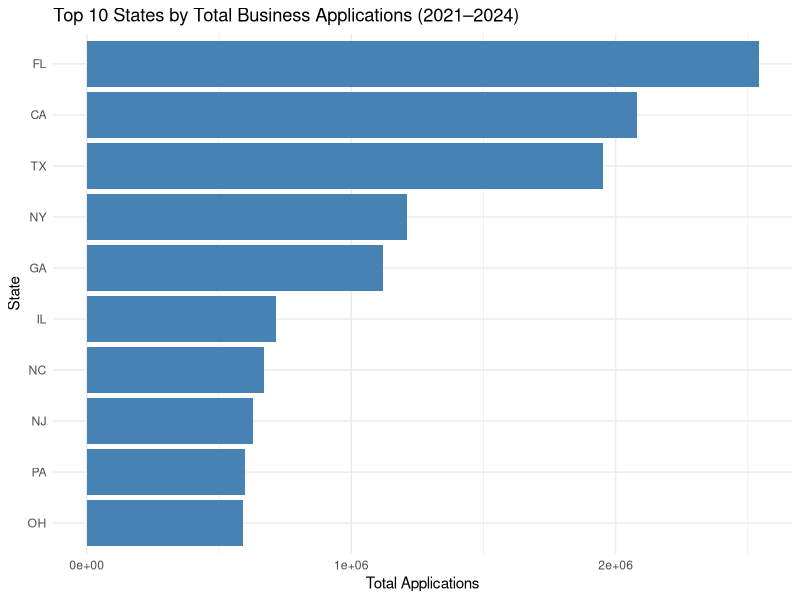
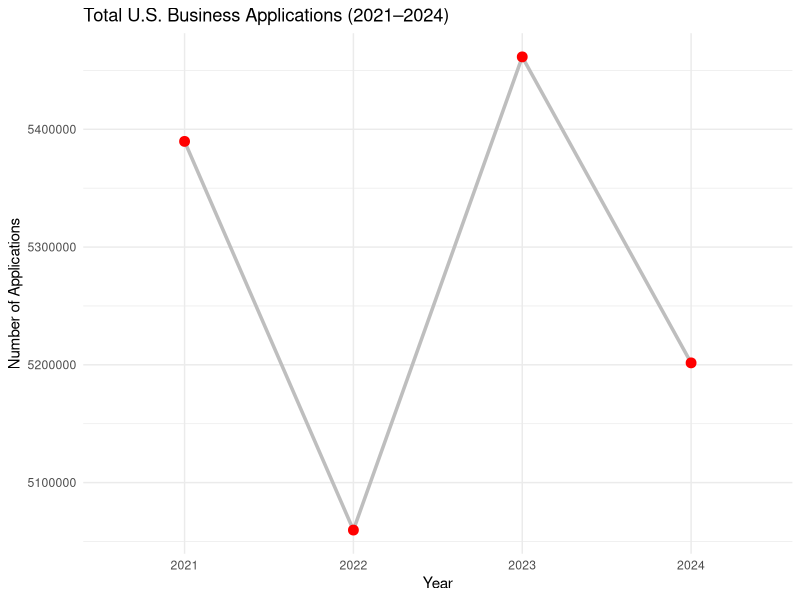
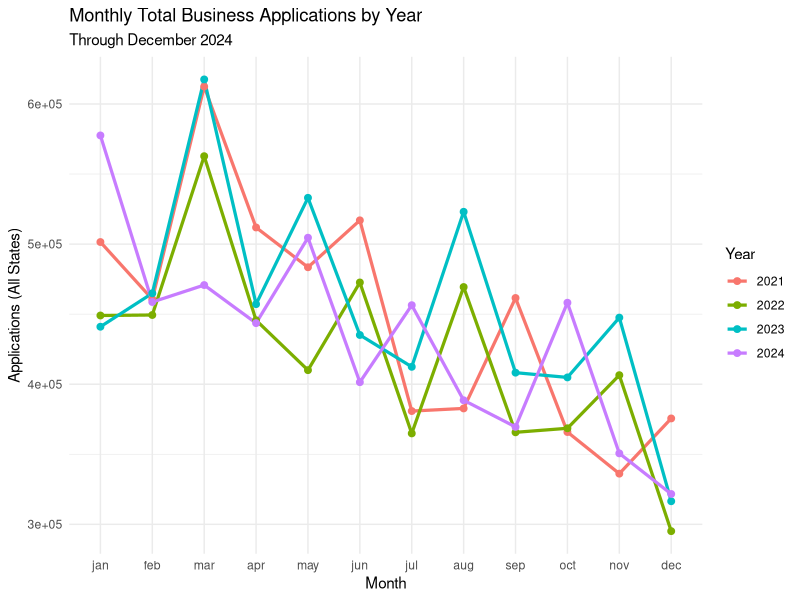
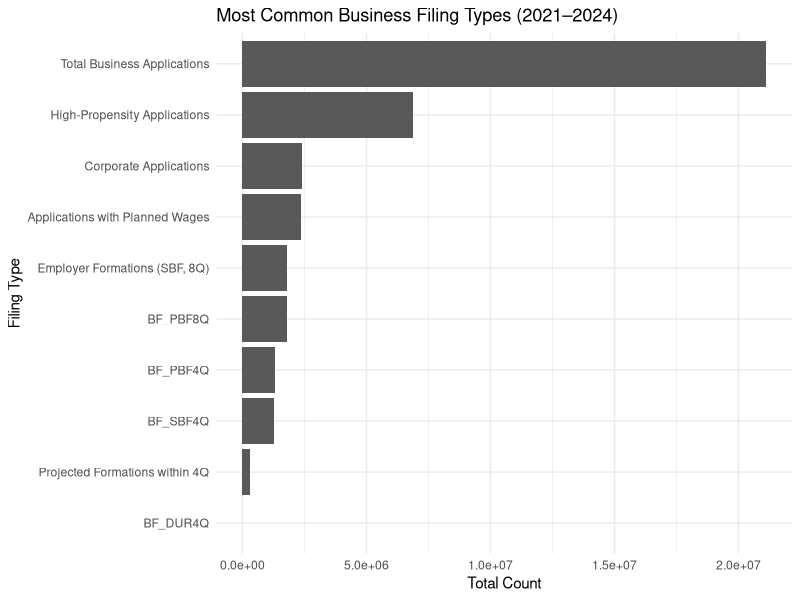
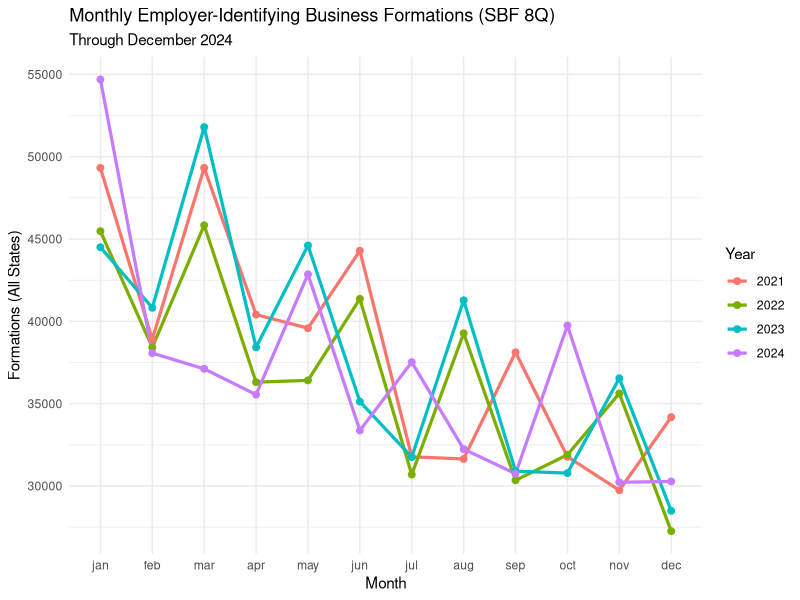
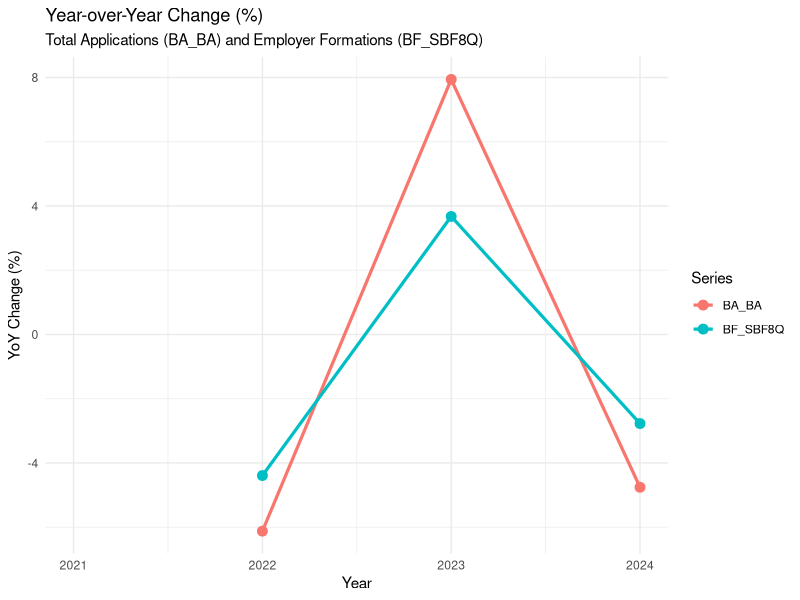
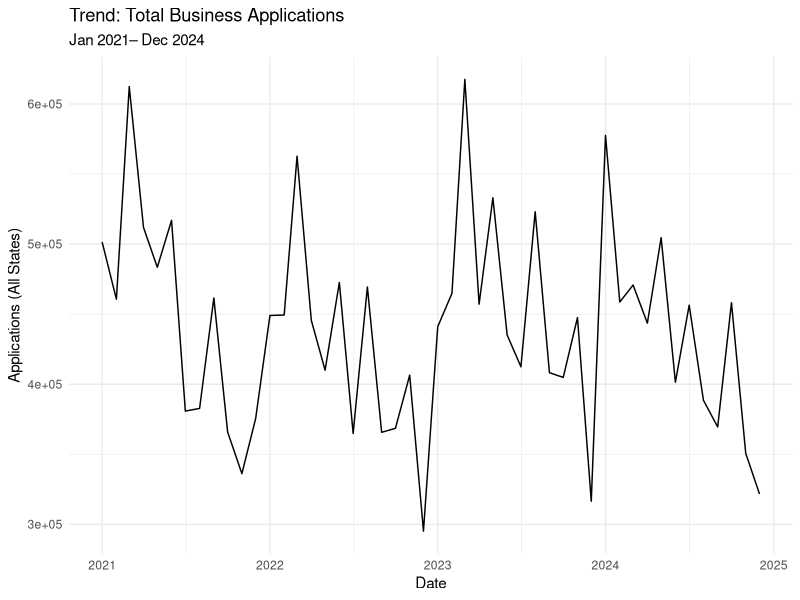
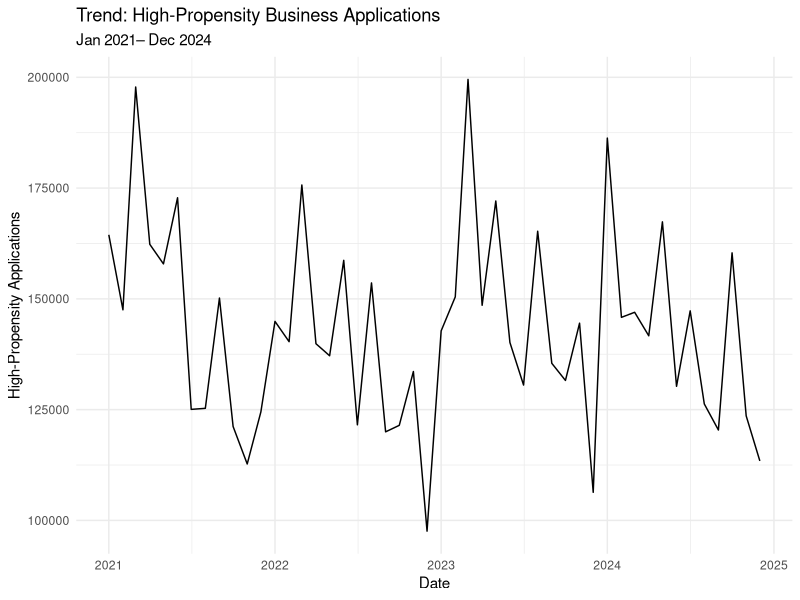

Write the R code that produced these figures, in order.
#####################################
# Statistical Programming with R
# Capstone Project
# U.S. Business Formation (2021–2024)
#  Tinashe Chisango
#####################################

# Instructions:
# 1. Open BAN663_Capstone_Project.Rproj in RStudio.
# 2. Then open "Group6_FinalProject.R" and Run All.
# 3. The script assumes bfs_monthly.csv is in the same folder.

#####################################

# Clear console
cat("\014")

# Clear environment
rm(list = ls())

# Libraries (course core)
library(readr)
library(dplyr)
library(tidyr)
library(ggplot2)
library(here)

# Data Introduction  
# Load data
bfs <- read_csv(here("bfs_monthly.csv"), show_col_types = FALSE)

# Clean Data
# Check structure and overview of raw data
str(bfs)
summary(bfs)
colnames(bfs)
# There is both numeric and non-numeric data

# Filter: states + DC, TOTAL industry, non-seasonally adjusted, 2021–2024
# The data needs to be filtered to just the information needed for the project
# The original dataset had 35190 rows of data, including back to 2004 and with extra area information (exclude US, NO, MW, SO, WE, PR)
# Did this at the beginning so that the following cleaning was not done on all of the unnecessary data (extra work)
# Used a filter, then saved as a new df, to make sure future work was done on the correct data

# Make a frame for which state abbreviations need to be kept in the cleaned df
state_abbr <- c(state.abb, "DC")

# Filter
bfs_clean <- bfs %>%
  filter(
    sa == "U",
    naics_sector == "TOTAL",
    geo %in% state_abbr,
    year >= 2021, year <= 2024
  ) %>%
  distinct() # Remove duplicate rows

# Inspect for special values
# NA
na_count <- sapply(bfs_clean, function(x) sum(is.na(x)))
print(na_count)
# Inf
inf_count <- sapply(bfs_clean, function(x) sum(is.infinite(x)))
print(inf_count)
# NaN
nan_count <- sapply(bfs_clean, function(x) sum(is.nan(x)))
print(nan_count)
# Check for duplicates
sum(duplicated(bfs_clean))

# Remove special values
bfs_clean <- bfs_clean %>%
  distinct() %>%
  filter(
    if_all(everything(), ~ !is.na(.) &
             !is.nan(.) &
             !is.infinite(.))
  )

# Confirm data types & structure are correct, inspect first few rows, list unique series and state codes
str(bfs_clean)
head(bfs_clean)
unique(bfs_clean$series)
unique(bfs_clean$geo)

# Reshape and build date 
# Define the month order for plots and for building dates, in a list format
month_levels <- c("jan","feb","mar","apr","may","jun","jul","aug","sep","oct","nov","dec")

# Create new date form based on the month columns in the original dataset
# This makes it easier to work with the dates and perform analysis on them, also makes labels on visuals clearer
bfs_long <- bfs_clean %>%
  pivot_longer(jan:dec, names_to = "month", values_to = "count") %>% # turns the 12 month columns into two columns: month and count
  mutate(
    month = factor(month, levels = month_levels), # makes month an ordered factor
    count = as.numeric(count), # makes count numeric
    month_num = match(month, month_levels), # converts month to a number
    date = as.Date(sprintf("%d-%02d-01", year, month_num)) # builds a real date for each month
  ) %>%
  filter(!is.na(count)) %>%
  select(-month_num)

# Latest month indicator (used in subtitles of charts & graphs)
latest_date <- max(bfs_long$date, na.rm = TRUE)

# Create series labels that make each code in the series column into a more understandable name
# Note: we use BF_SBF8Q to represent employer formations because it directly measures the number of new employer identifying businesses that formed (and more importantly actually started hiring employees)
bfs_long <- bfs_long %>%
  mutate(series_label = dplyr::case_when(
    series == "BA_BA"    ~ "Total Business Applications",
    series == "BA_HBA"   ~ "High-Propensity Applications",
    series == "BA_WBA"   ~ "Applications with Planned Wages",
    series == "BA_CBA"   ~ "Corporate Applications",
    series == "BF_SBF8Q" ~ "Employer Formations (SBF, 8Q)",
    series == "BF_BF4Q"  ~ "Projected Formations within 4Q",
    TRUE ~ series
  ))

# Exploratory Data Analysis (EDA)
# Examine summary statistics and missing values
summary(bfs_long)
colSums(is.na(bfs_long))

# Look at a few different variable comparisons
# Top states by record count
bfs_long %>%
  count(geo, sort = TRUE) %>%
  head(10)

# Top 10 states by total applications
bfs_long %>%
  filter(series == "BA_BA") %>% # filters to just total business applications
  group_by(geo) %>%
  summarise(total_apps = sum(count, na.rm = TRUE), .groups = "drop") %>%
  arrange(desc(total_apps)) %>%
  slice_head(n = 10) %>%
  ggplot(aes(x = reorder(geo, total_apps), y = total_apps)) +
  geom_col(fill = "steelblue") +
  coord_flip() +
  labs(
    title = "Top 10 States by Total Business Applications (2021–2024)",
    x = "State",
    y = "Total Applications"
  ) +
  theme_minimal()

# Total business applications per year
bfs_total_year <- bfs_long %>%
  filter(series == "BA_BA") %>%
  group_by(year) %>%
  summarize(total_applications = sum(count, na.rm = TRUE))

# print results
bfs_total_year

# Plot the annual totals as a line
ggplot(bfs_total_year, aes(x = factor(year), y = total_applications, group = 1)) +
  geom_line(color = "grey", size = 1.2) +
  geom_point(color = "red", size = 3) +
  labs(title = "Total U.S. Business Applications (2021–2024)",
       x = "Year",
       y = "Number of Applications") +
  theme_minimal()

## Descriptive stats organized by state
# Descriptive statistics on business applications (BA_BA) per year and per month, organized by state
apps_month_year_stats <- bfs_long %>%
  filter(series == "BA_BA") %>%
  group_by(year, month) %>%                     
  summarise(
    n_states   = n_distinct(geo),
    total_us   = sum(count, na.rm = TRUE),      
    mean_state = mean(count, na.rm = TRUE),
    median_state = median(count, na.rm = TRUE),
    sd_state   = sd(count, na.rm = TRUE),
    q1_state   = quantile(count, 0.25, na.rm = TRUE),
    q3_state   = quantile(count, 0.75, na.rm = TRUE),
    iqr_state  = IQR(count, na.rm = TRUE),
    min_state  = min(count, na.rm = TRUE),
    max_state  = max(count, na.rm = TRUE),
    .groups = "drop"
  ) %>%
  arrange(year, month)

print(apps_month_year_stats, n = Inf)

# Descriptive statistics on employer formations (BF_SBF8Q) per year and per month, organized by state
forms_month_year_stats <- bfs_long %>%
  filter(series == "BF_SBF8Q") %>%
  group_by(year, month) %>%
  summarise(
    n_states   = n_distinct(geo),
    total_us   = sum(count, na.rm = TRUE),
    mean_state = mean(count, na.rm = TRUE),
    median_state = median(count, na.rm = TRUE),
    sd_state   = sd(count, na.rm = TRUE),
    q1_state   = quantile(count, 0.25, na.rm = TRUE),
    q3_state   = quantile(count, 0.75, na.rm = TRUE),
    iqr_state  = IQR(count, na.rm = TRUE),
    min_state  = min(count, na.rm = TRUE),
    max_state  = max(count, na.rm = TRUE),
    .groups = "drop"
  ) %>%
  arrange(year, month)

print(forms_month_year_stats, n = Inf)

## Descriptive states organized by months, not as much focus on states
# Build national monthly totals for applications
apps_us_monthly <- bfs_long %>%
  filter(series == "BA_BA") %>%
  group_by(year, month) %>%
  summarise(total_us = sum(count, na.rm = TRUE), .groups = "drop")

# Build national monthly totals for formations
forms_us_monthly <- bfs_long %>%
  filter(series == "BF_SBF8Q") %>%
  group_by(year, month) %>%
  summarise(total_us = sum(count, na.rm = TRUE), .groups = "drop")

# Descriptive statistics for applications per year, across the months
apps_year_summary <- apps_us_monthly %>%
  group_by(year) %>%
  summarise(
    mean_monthly = mean(total_us, na.rm = TRUE),
    median_monthly = median(total_us, na.rm = TRUE),
    sd_monthly   = sd(total_us, na.rm = TRUE),
    min_monthly  = min(total_us, na.rm = TRUE),
    q1_monthly   = quantile(total_us, 0.25, na.rm = TRUE),
    q3_monthly   = quantile(total_us, 0.75, na.rm = TRUE),
    iqr_monthly  = IQR(total_us, na.rm = TRUE),
    max_monthly  = max(total_us, na.rm = TRUE),
    .groups = "drop"
  ) %>%
  arrange(year)

print(apps_year_summary)

# Descriptive statistics for formations per year, across the months
forms_year_summary <- forms_us_monthly %>%
  group_by(year) %>%
  summarise(
    mean_monthly = mean(total_us, na.rm = TRUE),
    median_monthly = median(total_us, na.rm = TRUE),
    sd_monthly   = sd(total_us, na.rm = TRUE),
    min_monthly  = min(total_us, na.rm = TRUE),
    q1_monthly   = quantile(total_us, 0.25, na.rm = TRUE),
    q3_monthly   = quantile(total_us, 0.75, na.rm = TRUE),
    iqr_monthly  = IQR(total_us, na.rm = TRUE),
    max_monthly  = max(total_us, na.rm = TRUE),
    .groups = "drop"
  ) %>%
  arrange(year)

print(forms_year_summary)



### Case Study Question 1: What is the total count of new business applications per month for each year (2021–2024)? 
# Monthly totals by year (BA_BA)
# Sum BA_BA across all states for each month in each year
bfs_apps_monthly <- bfs_long %>%
  filter(series == "BA_BA") %>%
  group_by(year, month) %>%
  summarise(total_applications = sum(count, na.rm = TRUE), .groups = "drop")

## Answer: 
# print results for how many new business applications there were per month for each year
bfs_apps_monthly

# Plot a multi-line chart where each color represents a year and the months are along the x axis
ggplot(bfs_apps_monthly, aes(x = month, y = total_applications, group = factor(year), color = factor(year))) +
  geom_line(linewidth = 1.1) +
  geom_point(size = 2) +
  labs(
    title = "Monthly Total Business Applications by Year",
    subtitle = paste("Through", format(latest_date, "%B %Y")),
    x = "Month", y = "Applications (All States)", color = "Year"
  ) +
  theme_minimal()

## Overall conclusions: 
# Business applications show consistent seasonal peaks in spring, especially in the months of March, April, and May
# There are dips in business applications at the end of each year 
# The highest peak came in March 2023, which was just above March 2021
# 2021 seemed to see the highest monthly peaks following the pandemic surge, while 2022 dropped slightly before stabilizing through 2023 and 2024



### Case Study Question 2: What are the most common types of business filings (e.g., high-propensity, corporation, LLC)?
# Most common filing types (2021–2024)
# Total counts across 2021-24 for each filing type
bfs_filing_types <- bfs_long %>%
  group_by(series_label) %>%
  summarise(total_filings = sum(count, na.rm = TRUE), .groups = "drop") %>%
  arrange(desc(total_filings))

## Answer: 
# print results for the breakdown of type of business filing
bfs_filing_types


# Horizontal bar chart of actual totals by type
ggplot(bfs_filing_types, aes(x = reorder(series_label, total_filings), y = total_filings)) +
  geom_col() +
  coord_flip() +
  labs(
    title = "Most Common Business Filing Types (2021–2024)",
    x = "Filing Type", y = "Total Count"
  ) +
  theme_minimal()

## Overall conclusions
# The highest total is obviously the total business applications, which collects all applications
# Next highest, so really the most common type, is high-propensity applications 
# Corporate and wage-related filings were much smaller
# Employer formations were only a fraction of total applications, this shows that many applications do not lead to employer businesses



### Case Study Question 3: What is the monthly count of employer-identifying business formations by year?
# Monthly employer formations by year (BF_SBF8Q)
# Sum employer-identifying formations across states by month/year
bfs_formations <- bfs_long %>%
  filter(series == "BF_SBF8Q") %>%
  group_by(year, month) %>%
  summarise(total_formations = sum(count, na.rm = TRUE), .groups = "drop")

## Answer: 
# print results to show the monthly count of employer-identifying business formations by year
bfs_formations

# Plot a multi-line chart for formations
ggplot(bfs_formations, aes(x = month, y = total_formations, group = factor(year), color = factor(year))) +
  geom_line(linewidth = 1.1) +
  geom_point(size = 2) +
  labs(
    title = "Monthly Employer-Identifying Business Formations (SBF 8Q)",
    subtitle = paste("Through", format(latest_date, "%B %Y")),
    x = "Month", y = "Formations (All States)", color = "Year"
  ) +
  theme_minimal()

## Overall conclusions:
# Employer formations followed the same seasonal trends as applications, with early-year peaks and late-year declines. 
# Activity dropped slightly in 2022, then steadied in 2023 before dropping slightly again in 2024



### Case Study Question 4: What are the percentage increases or decreases in applications and formations compared to the previous year, extending through the most recent data in 2024?
# YoY % change (applications + formations)
# Create df for year-over-year (YoY) rates 
yoy_df <- bfs_long %>%
  filter(series %in% c("BA_BA", "BF_SBF8Q")) %>%
  group_by(series, year) %>%
  summarise(total = sum(count, na.rm = TRUE), .groups = "drop") %>%
  group_by(series) %>%
  arrange(year, .by_group = TRUE) %>%
  mutate(yoy_change_pct = 100 * (total - lag(total)) / lag(total)) %>%
  ungroup()

# Line chart of YoY % by series
ggplot(yoy_df, aes(x = year, y = yoy_change_pct, color = series, group = series)) +
  geom_line(linewidth = 1.1, na.rm = TRUE) +
  geom_point(size = 3, na.rm = TRUE) +
  labs(
    title = "Year-over-Year Change (%)",
    subtitle = "Total Applications (BA_BA) and Employer Formations (BF_SBF8Q)",
    x = "Year", y = "YoY Change (%)", color = "Series"
  ) +
  theme_minimal()

# Table with results
yoy_summary_table <- yoy_df %>%
  select(series, year, total, yoy_change_pct) %>%
  arrange(series, year)

## Answer: 
# Print formatted table, percentage changes are in the rightmost column. The first four rows represent the applications for each year, the last four rows represent the actual formations for each year
print(yoy_summary_table, n = Inf)

## Overall conclusions:
# Both applications and formations declined in 2022 after the 2021 boom, rebounded sharply in 2023, and softened again in 2024 (but not as deeply as from 2021 to 2022)
# The alternating increases and decreases indicate a lot of variation and change short-term, but there's no evidence of a sustained downward trend



### Case Study Question 5: What is the propensity (trend line) of increases or decreases in total business applications over time through 2024? 
# Trend of total applications over time
# Builds a national monthly time series of total applications
bfs_trend_app <- bfs_long %>%
  filter(series == "BA_BA") %>%
  group_by(date) %>%
  summarise(total_applications = sum(count, na.rm = TRUE), .groups = "drop")

# Plot the monthly time series
ggplot(bfs_trend_app, aes(x = date, y = total_applications)) +
  geom_line() +
  labs(
    title = "Trend: Total Business Applications",
    subtitle = paste("Jan 2021–", format(latest_date, "%b %Y")),
    x = "Date", y = "Applications (All States)"
  ) +
  theme_minimal()

# Show results, with each quarter's average/min/max monthly totals
bfs_trend_app_summary <- bfs_trend_app %>%
  mutate(year = as.integer(format(date, "%Y")),
         quarter = paste0("Q", ceiling(as.integer(format(date, "%m")) / 3))) %>%
  group_by(year, quarter) %>%
  summarise(
    avg_applications = mean(total_applications, na.rm = TRUE),
    min_applications = min(total_applications, na.rm = TRUE),
    max_applications = max(total_applications, na.rm = TRUE),
    .groups = "drop"
  )

# Print the summary
print(bfs_trend_app_summary, n = Inf)

## Overall conclusions:
# It seems like there is a pretty visible pattern of total applications each year with a peak in the beginning of the year followed by decreases
# It was interesting to see how similar each year's pattern was in shape
# Although there are fluctuations throughout each year, there is still consistent activity which is encouraging



### Case Study Question 6: Trend of high-propensity applications (BA_HBA) over time
# Monthly national series for high-propensity applications
bfs_trend_hba <- bfs_long %>%
  filter(series == "BA_HBA") %>%
  group_by(date) %>%
  summarise(total_hba = sum(count, na.rm = TRUE), .groups = "drop")

# Plot the monthly series
ggplot(bfs_trend_hba, aes(x = date, y = total_hba)) +
  geom_line() +
  labs(
    title = "Trend: High-Propensity Business Applications",
    subtitle = paste("Jan 2021–", format(latest_date, "%b %Y")),
    x = "Date", y = "High-Propensity Applications"
  ) +
  theme_minimal()

# Show results
bfs_trend_hba_summary <- bfs_trend_hba %>%
  mutate(year = as.integer(format(date, "%Y")),
         quarter = paste0("Q", ceiling(as.integer(format(date, "%m")) / 3))) %>%
  group_by(year, quarter) %>%
  summarise(
    avg_highprop = mean(total_hba, na.rm = TRUE),
    min_highprop = min(total_hba, na.rm = TRUE),
    max_highprop = max(total_hba, na.rm = TRUE),
    .groups = "drop"
  )

# Print the summary
print(bfs_trend_hba_summary, n = Inf)

## Overall conclusions:
# High-propensity applications, or those most likely to become employer formations, had very similar trends to those of the total applications
# This trend was a peak in the beginning of the year followed by decreases



### Hypothesis testing
# First Hypothesis
# High BA states vs lower BA states on mean monthly formations
# Null hypothesis (H₀): There is no difference in mean monthly employer formations between high-application states and lower-application states.
# Alternative hypothesis (H₁): High-application states have higher mean monthly employer formations than lower-application states.

# Total BA_BA per state across 2021-24
state_apps <- bfs_long %>%
  filter(series == "BA_BA") %>%
  group_by(geo) %>%
  summarise(total_apps = sum(count, na.rm = TRUE), .groups = "drop")

# Median state total
median_apps <- median(state_apps$total_apps, na.rm = TRUE)

# Label each state as High_BA or Lower_BA based on the median split
state_groups <- state_apps %>%
  mutate(group = if_else(total_apps >= median_apps, "High_BA", "Lower_BA"))

# Calculate each state's average monthly formation
state_form <- bfs_long %>%
  filter(series == "BF_SBF8Q") %>%
  group_by(geo) %>%
  summarise(mean_monthly_form = mean(count, na.rm = TRUE), .groups = "drop")

compare_df <- state_groups %>%
  inner_join(state_form, by = "geo")

# Welch Two Sample t-test to compare mean formations between High_BA and lower_ba states
t_test_result <- t.test(mean_monthly_form ~ group, data = compare_df)
print(t_test_result)

# p-value= 0.0002441
# The p-value is less than 0.05; therefore, REJECT the null hypothesis
# We compared mean monthly employer formations between states with high business application volumes and those with lower volumes
# High-application states have significantly higher average monthly employer business formations (about 1,227 formations per month) than lower-application states (about 220 per month)
# This shows a strong, statistically significant relationship between high business application activity and higher rates of employer formations.

# Show group sizes from t-test
compare_df %>%
  group_by(group) %>%
  summarise(n = n(), mean_form = mean(mean_monthly_form), sd_form = sd(mean_monthly_form))


### Additional Hypothesis Test
# Was there a post-pandemic drop? (2021–22 vs 2023–24)
# Null Hypothesis (H0): There is no difference in mean monthly total business applications 
#     between early (2021–2022) and later (2023–2024) post-pandemic periods.
# Alt. Hypothesis (H1): Mean monthly applications decreased in 2023–2024 compared to 2021–2022.

# Aggregate monthly totals across all states, tags each month as early (2021-22) or later (2023-24)
monthly_us_apps <- bfs_long %>%
  filter(series == "BA_BA") %>%
  group_by(date, year) %>%
  summarise(total_apps = sum(count, na.rm = TRUE), .groups = "drop") %>%
  mutate(period = if_else(year <= 2022, "EarlyPost_2021_2022", "LaterPost_2023_2024"))

# Boxplot to visualize the difference between early and later post-pandemic periods
ggplot(monthly_us_apps, aes(x = period, y = total_apps, fill = period)) +
  geom_boxplot(alpha = 0.8) +
  labs(
    title = "Monthly Business Applications by Period",
    subtitle = "Comparing Early vs Later Post-Pandemic Years (2021–2024)",
    x = "Period",
    y = "Applications (All States)"
  ) +
  theme_minimal() +
  theme(legend.position = "none")

# Run an ANOVA test for differences between early and later periods
anova_period <- aov(total_apps ~ period, data = monthly_us_apps)
summary(anova_period)

# p-value = 0.679 (very high)
# Fail to reject the Null hypothesis
# There is no statistically significant difference in mean monthly business applications between the early post-pandemic period (2021–2022) and the later post-pandemic period (2023–2024).



### Consolidated & cleaned dataset
bfs_consolidated <- bfs_long %>%
  transmute(
    filing_date = date,
    year = as.integer(year),
    month = as.character(month),
    location = geo,
    filing_type = series,
    filing_type_label = series_label,
    formation_status = if_else(grepl("^BF_", series), "formation", "application"),
    count = as.integer(count)
  )


### Deliverable csv file
# Create a folder in the Rproj environment called "output" to store the cleaned dataset
dir.create("output", showWarnings = FALSE)
# Save the cleaned and consolidated bfs dataset as a new csv file in the output folder
write_csv(bfs_consolidated, "output/bfs_consolidated_2021_2024.csv")

#########################################
# End Script
#########################################
